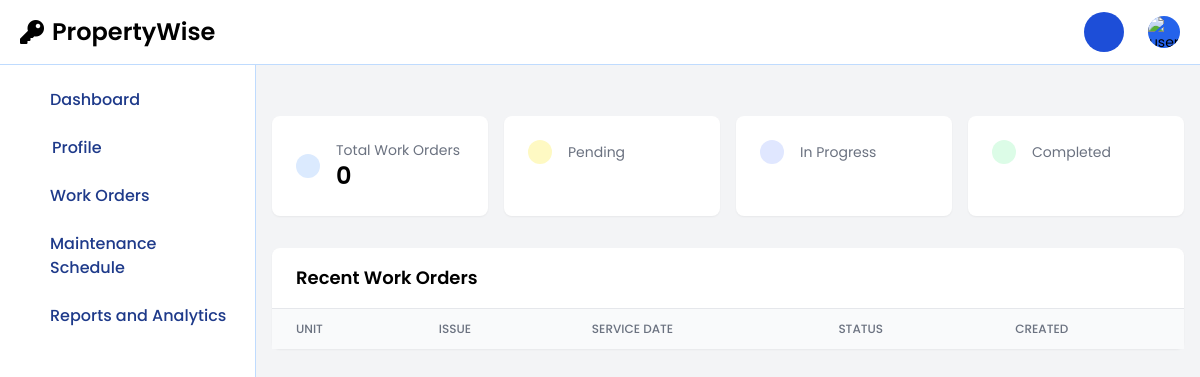
/staff/staffDashboard.php (signed in), run on an earlier commit of the app's database.
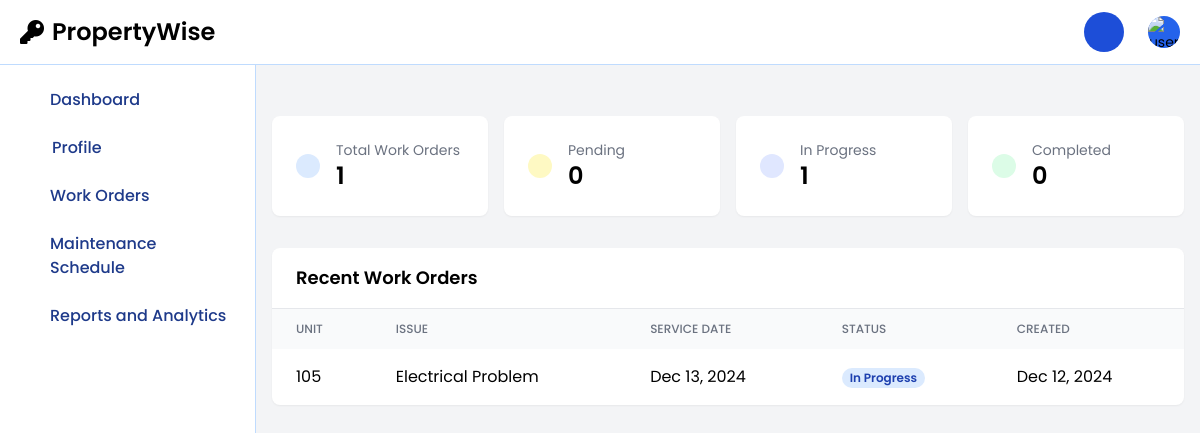
And on a later commit of the database.
### tables this page shows
CREATE TABLE `maintenance_requests` (
  `id` int(11) NOT NULL,
  `user_id` int(11) NOT NULL,
  `unit` varchar(50) NOT NULL,
  `issue` varchar(100) NOT NULL,
  `description` text NOT NULL,
  `service_date` date NOT NULL,
  `status` enum('Pending','In Progress','Completed') DEFAULT 'Pending',
  `image` varchar(255) DEFAULT NULL,
  `created_at` timestamp NOT NULL DEFAULT current_timestamp(),
  `updated_at` timestamp NOT NULL DEFAULT current_timestamp() ON UPDATE current_timestamp(),
  `assigned_to` int(11) DEFAULT NULL,
  `priority` enum('high','medium','low') NOT NULL DEFAULT 'medium',
  `archived` tinyint(1) DEFAULT 0
);

CREATE TABLE `property` (
  `unit_id` int(11) NOT NULL,
  `unit_no` varchar(50) NOT NULL,
  `unit_type` varchar(50) NOT NULL,
  `square_meter` decimal(10,2) NOT NULL,
  `monthly_rent` decimal(10,2) NOT NULL,
  `images` text DEFAULT NULL,
  `status` enum('Available','Occupied','Maintenance','Reserved') DEFAULT 'Available',
  `position` varchar(20) DEFAULT 'active'
);

### staff/staffDashboard.php (the view, shortened to what the changed rows need)
<?php
require '../session/db.php';
$staffId = $_SESSION['staff_id'];
$stats_query = "SELECT
    COUNT(*) as total_work_orders,
    SUM(CASE WHEN status = 'Pending' THEN 1 ELSE 0 END) as pending_orders,
    SUM(CASE WHEN status = 'In Progress' THEN 1 ELSE 0 END) as ongoing_orders,
    SUM(CASE WHEN status = 'Completed' THEN 1 ELSE 0 END) as completed_orders
FROM maintenance_requests
WHERE assigned_to = ? AND archived = 0";
$stmt = $conn->prepare($stats_query);
$stmt->bind_param("i", $staffId);
$stmt->execute();
$stats = $stmt->get_result()->fetch_assoc();
$recent_orders_query = "SELECT
    m.id,
    m.issue,
    m.description,
    m.status,
    m.service_date,
    m.created_at,
    p.unit_no,
    p.unit_type,
    p.status as unit_status
FROM maintenance_requests m
JOIN property p ON m.unit = p.unit_no
WHERE m.assigned_to = ?
AND m.archived = 0
ORDER BY
    CASE m.status
        WHEN 'Pending' THEN 1
        WHEN 'In Progress' THEN 2
        WHEN 'Completed' THEN 3
    END,
    m.created_at DESC
LIMIT 5";
$stmt = $conn->prepare($recent_orders_query);
$stmt->bind_param("i", $staffId);
$stmt->execute();
$recent_orders = $stmt->get_result()->fetch_all(MYSQLI_ASSOC);
?>
<!DOCTYPE html>
<html lang="en">
<head>
    <script src="https://cdn.tailwindcss.com"></script>
</head>
<body class="bg-gray-100">
<?php include('staffNavbar.php'); ?>
<?php include('staffSidebar.php'); ?>
<div class="p-4 mt-5 sm:ml-64">
    <div class="mt-20">
        <div class="grid grid-cols-1 md:grid-cols-2 lg:grid-cols-4 gap-4">
            <div class="bg-white rounded-lg p-6 shadow-sm">
                <div class="flex items-center">
                    <div class="ml-4">
                        <h3 class="text-gray-500 text-sm">Total Work Orders</h3>
                        <p class="text-2xl font-semibold"><?= $stats['total_work_orders'] ?></p>
                    </div>
                </div>
            </div>
            <div class="bg-white rounded-lg p-6 shadow-sm">
                <div class="flex items-center">
                    <div class="ml-4">
                        <h3 class="text-gray-500 text-sm">Pending</h3>
                        <p class="text-2xl font-semibold"><?= $stats['pending_orders'] ?></p>
                    </div>
                </div>
            </div>
            <div class="bg-white rounded-lg p-6 shadow-sm">
                <div class="flex items-center">
                    <div class="ml-4">
                        <h3 class="text-gray-500 text-sm">In Progress</h3>
                        <p class="text-2xl font-semibold"><?= $stats['ongoing_orders'] ?></p>
                    </div>
                </div>
            </div>
            <div class="bg-white rounded-lg p-6 shadow-sm">
                <div class="flex items-center">
                    <div class="ml-4">
                        <h3 class="text-gray-500 text-sm">Completed</h3>
                        <p class="text-2xl font-semibold"><?= $stats['completed_orders'] ?></p>
                    </div>
                </div>
            </div>
        </div>
        <div class="mt-8 bg-white rounded-lg shadow-sm">
            <div class="px-6 py-4 border-b border-gray-200">
                <h2 class="text-lg font-semibold">Recent Work Orders</h2>
            </div>
            <div class="overflow-x-auto">
                <table class="min-w-full">
                    <thead class="bg-gray-50">
                        <tr>
                            <th class="px-6 py-3 text-left text-xs font-medium text-gray-500 uppercase">Unit</th>
                            <th class="px-6 py-3 text-left text-xs font-medium text-gray-500 uppercase">Issue</th>
                            <th class="px-6 py-3 text-left text-xs font-medium text-gray-500 uppercase">Service Date</th>
                            <th class="px-6 py-3 text-left text-xs font-medium text-gray-500 uppercase">Status</th>
                            <th class="px-6 py-3 text-left text-xs font-medium text-gray-500 uppercase">Created</th>
                        </tr>
                    </thead>
                    <tbody class="divide-y divide-gray-200">
                        <?php foreach ($recent_orders as $order): ?>
                            <tr>
                                <td class="px-6 py-4"><?= htmlspecialchars($order['unit_no']) ?></td>
                                <td class="px-6 py-4"><?= htmlspecialchars($order['issue']) ?></td>
                                <td class="px-6 py-4"><?= date('M d, Y', strtotime($order['service_date'])) ?></td>
                                <td class="px-6 py-4">
                                    <span class="px-2 inline-flex text-xs leading-5 font-semibold rounded-full
                                        <?= match($order['status']) {
                                            'Pending' => 'bg-yellow-100 text-yellow-800',
                                            'In Progress' => 'bg-blue-100 text-blue-800',
                                            'Completed' => 'bg-green-100 text-green-800',
                                            default => 'bg-gray-100 text-gray-800'
                                        } ?>">
                                        <?= $order['status'] ?>
                                    </span>
                                </td>
                                <td class="px-6 py-4"><?= date('M d, Y', strtotime($order['created_at'])) ?></td>
                            </tr>
                        <?php endforeach; ?>
                    </tbody>
                </table>
            </div>
        </div>
    </div>
</div>
</body>
</html>

What changed in the data, as far as the page shows it:
added maintenance_requests: property.unit_no "105", issue "Electrical Problem", service_date "Dec 13, 2024", status "In Progress", created_at "Dec 12, 2024"
Also different on the page:
$stats['total_work_orders']: "0" → "1"
$stats['pending_orders']: (not shown) → "0"
$stats['ongoing_orders']: (not shown) → "1"
$stats['completed_orders']: (not shown) → "0"
